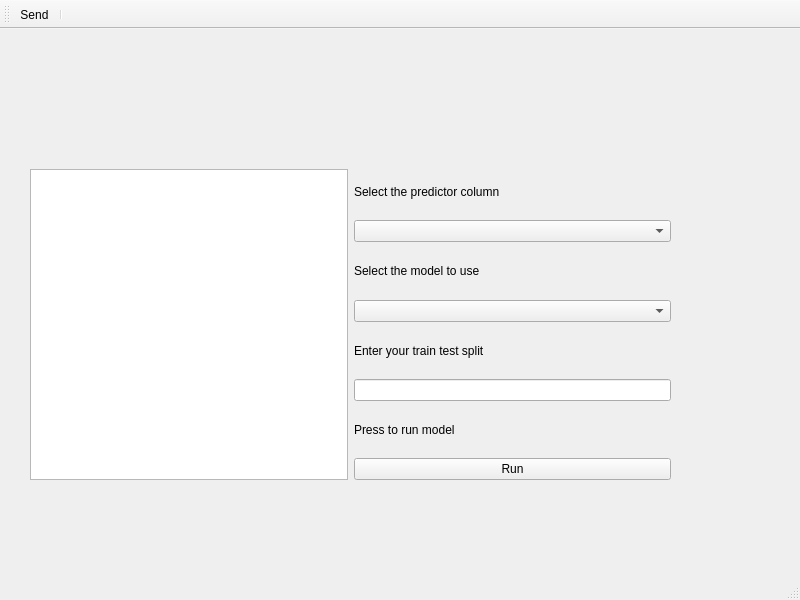
<?xml version="1.0" encoding="UTF-8"?>
<ui version="4.0">
 <class>MainWindow</class>
 <widget class="QMainWindow" name="MainWindow">
  <property name="geometry">
   <rect>
    <x>0</x>
    <y>0</y>
    <width>800</width>
    <height>600</height>
   </rect>
  </property>
  <property name="windowTitle">
   <string>MainWindow</string>
  </property>
  <widget class="QWidget" name="centralwidget">
   <widget class="QWidget" name="gridLayoutWidget">
    <property name="geometry">
     <rect>
      <x>30</x>
      <y>140</y>
      <width>641</width>
      <height>311</height>
     </rect>
    </property>
    <layout class="QGridLayout" name="gridLayout">
     <item row="0" column="0">
      <widget class="QTableView" name="tableView"/>
     </item>
     <item row="0" column="1">
      <layout class="QVBoxLayout" name="verticalLayout">
       <item>
        <widget class="QLabel" name="predictor_text">
         <property name="text">
          <string>Select the predictor column</string>
         </property>
        </widget>
       </item>
       <item>
        <widget class="QComboBox" name="predictor_combo"/>
       </item>
       <item>
        <widget class="QLabel" name="model_text">
         <property name="text">
          <string>Select the model to use</string>
         </property>
        </widget>
       </item>
       <item>
        <widget class="QComboBox" name="model_combo"/>
       </item>
       <item>
        <widget class="QLabel" name="train_split_text">
         <property name="text">
          <string>Enter your train test split</string>
         </property>
        </widget>
       </item>
       <item>
        <widget class="QLineEdit" name="train_split_input"/>
       </item>
       <item>
        <widget class="QLabel" name="model_btn_text">
         <property name="text">
          <string>Press to run model</string>
         </property>
        </widget>
       </item>
       <item>
        <widget class="QPushButton" name="model_btn">
         <property name="text">
          <string>Run</string>
         </property>
        </widget>
       </item>
      </layout>
     </item>
    </layout>
   </widget>
  </widget>
  <widget class="QStatusBar" name="statusbar"/>
  <widget class="QToolBar" name="toolBar">
   <property name="windowTitle">
    <string>toolBar</string>
   </property>
   <attribute name="toolBarArea">
    <enum>TopToolBarArea</enum>
   </attribute>
   <attribute name="toolBarBreak">
    <bool>false</bool>
   </attribute>
   <addaction name="actionSend"/>
   <addaction name="separator"/>
  </widget>
  <action name="actionSend">
   <property name="text">
    <string>Send</string>
   </property>
  </action>
 </widget>
 <resources/>
 <connections/>
</ui>
